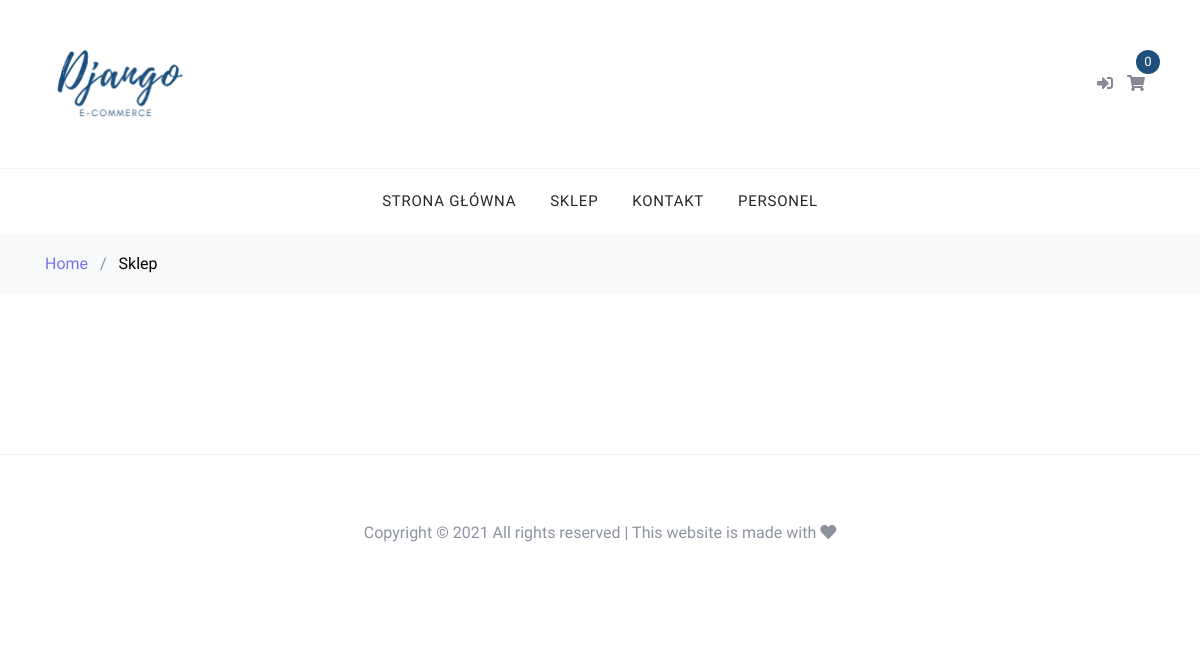
Page /cart/ on the earlier database version.
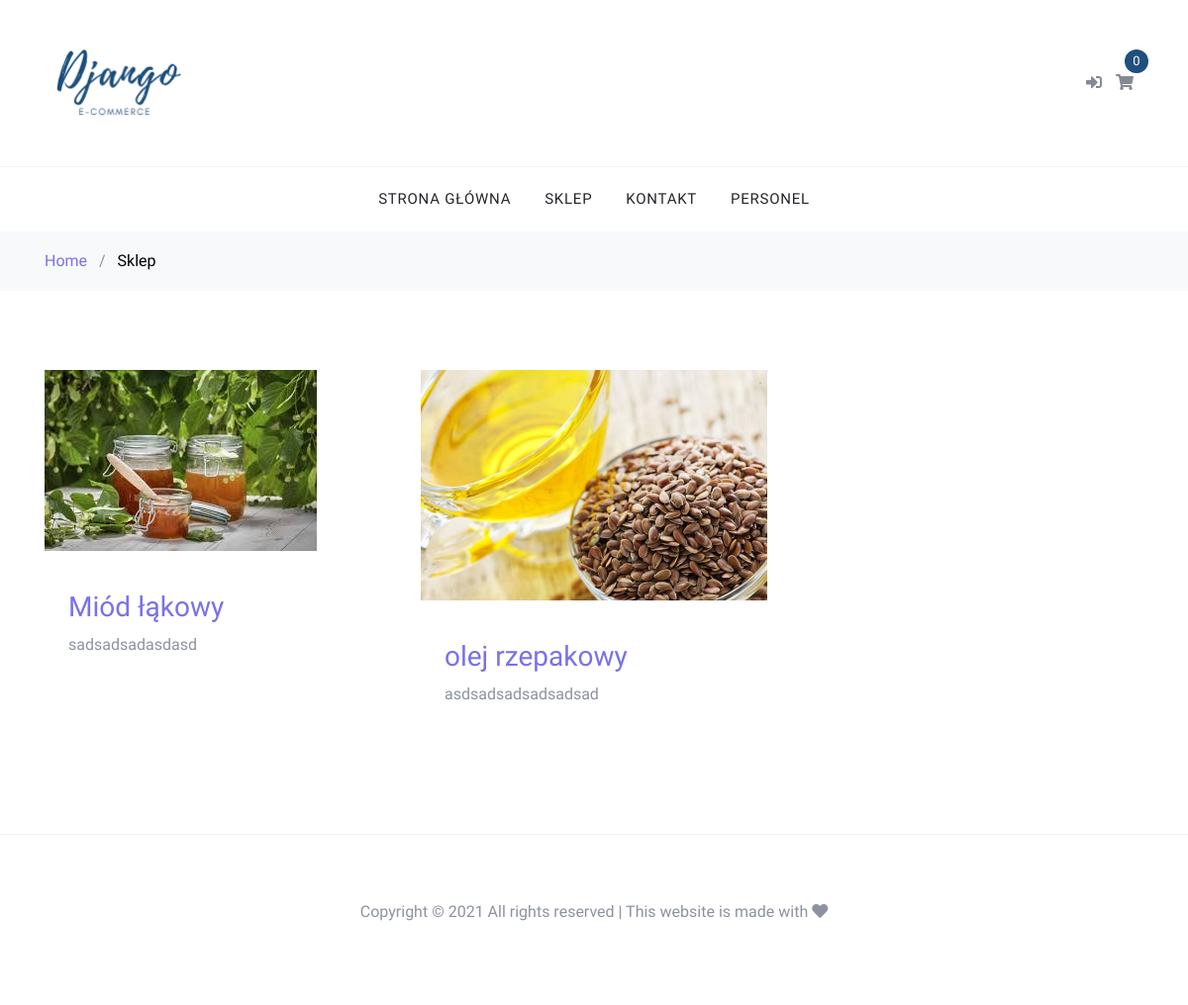
Same page on the later database version.
### cart/models.py (models this page shows, shortened)
class Product(models.Model):
    title = models.CharField(max_length=150)
    slug = models.SlugField(max_length=150, unique=True)
    image = models.ImageField(upload_to='product_images')
    description = models.TextField()
    created = models.DateTimeField(auto_now_add=True)
    updated = models.DateTimeField(auto_now=True)
    active = models.BooleanField(default=False)
    objects = models.Manager()
    products = ProductMenager()
    def get_absolute_url(self):
        return reverse('cart:product-detail', args=[self.slug])

### cart/views.py (the view)
# urls.py: path('', ProductListView.as_view(), name='product-list'),
class ProductListView(generic.ListView):
    queryset = Product.products.all()
    template_name = 'cart/product_list.html'

### templates/cart/product_list.html
{% extends '../base.html' %}
{% load static %}
{% block content %}
    <div class="bg-light py-3">
        <div class="container">
            <div class="row">
                <div class="col-md-12 mb-0">
                    <a href="{% url 'home' %}">Home</a>
                    <span class="mx-2 mb-0">/
                    </span>
                    <strong class="text-black">Sklep</strong>
                </div>
            </div>
        </div>
    </div>
    <div class="site-section">
        <div class="container">
            <div class="row md-5">
                {% for product in object_list %}
                    <div class="col-lg-4 col-md-6 mb-4" data-aos="fade-up">
                        <figure class="block-4-image">
                            <a href="{{ product.get_absolute_url }}"><img src="{{ product.image.url }}" class="img-fluid"></a>
                        </figure>
                        <div class="block-4-text p-4">
                            <a href="{{ product.get_absolute_url }}">
                                <h3>{{ product.title }}</h3>
                            </a>
                            <p class="mb-0">{{ product.description }}</p>
                        </div>
                    </div>
                {% endfor %}
            </div>
        </div>
    </div>
{% endblock %}

### templates/base.html (shortened to what this page needs)
{% load static %}
<!DOCTYPE html>
<html lang="en">
<head>
    <link rel="stylesheet" href="{% static 'fonts/icomoon/style.css' %}">
    <link rel="stylesheet" href="{% static 'css/bootstrap.min.css' %}">
    <link rel="stylesheet" href="{% static 'css/magnific-popup.css' %}">
    <link rel="stylesheet" href="{% static 'css/jquery-ui.css' %}">
    <link rel="stylesheet" href="{% static 'css/owl.carousel.min.css' %}">
    <link rel="stylesheet" href="{% static 'css/owl.theme.default.min.css' %}">
    <link rel="stylesheet" href="{% static 'css/aos.css' %}">
    <link rel="stylesheet" href="{% static 'css/style.css' %}">
    <link rel="stylesheet" href="https://cdnjs.cloudflare.com/ajax/libs/font-awesome/5.12.1/css/all.min.css"
/>
</head>
<body>
<div class="site-wrap">
    <header class="site-navbar" role="banner">
        <div class="site-navbar-top">
            <div class="container">
                <div class="row align-items-center">
                    <div class="col-6 col-md-8 mb-3 mb-md-0 col-md-4 order-1 order-md-2">
                        <div>
                            <a href="{% url 'home' %}">
                                <img class="img-fluid" src="{% static 'images/logo.png' %}" style="max-width: 150px;"/>
                            </a>
                        </div>
                    </div>
                    <div class="col-6 col-md-4 order-3 order-md-3 text-right">
                        <div class="site-top-icons">
                            <ul>
                                <li>
                                    {% if request.user.is_authenticated %}
                                        <a href="/"><span><i class="fas fa-user"></i></span></a>
                                    {% else %}
                                        <a href="/"><span><i
                                                class="fas fa-sign-in-alt"></i></span></a>
                                    {% endif %}
                                </li>
                                <li>
                                    <a href="/" class="site-cart">
                                        <span><i class="fas fa-shopping-cart"></i></span>
                                        <span class="count">0</span>
                                    </a>
                                </li>
                            </ul>
                        </div>
                    </div>
                </div>
            </div>
        </div>
        {% include 'navbar.html' %}
    </header>
    {% block content %}
    {% endblock content %}
    {% include 'footer.html' %}
</div>
</body>
</html>

### templates/navbar.html (shortened to what this page needs)
<nav class="site-navigation text-right text-md-center" role="navigation">
    <div class="container">
        <ul class="site-menu js-clone-nav d-none d-md-block" style="padding: 0;">
            <li><a href="/">Strona Główna</a></li>
            <li><a href="{% url 'cart:product-list' %}">Sklep</a></li>
            <li><a href="{% url 'contact' %}">Kontakt</a></li>
            <li><a href="{% url 'contact' %}">Personel</a></li>
        </ul>
    </div>
</nav>

### templates/footer.html (shortened to what this page needs)
<footer class="site-footer border-top">
    <div class="container">
        <div class="row text-center">
            <div class="col-md-12">
                <p>
                    Copyright &copy;
                    All rights reserved | This website is made with <i class="fas fa-heart"></i>
                </p>
            </div>
        </div>
    </div>
</footer>

### templates/scripts.html (shortened to what this page needs)
{% load static %}

### static/css/style.css (style rules this page uses)
body { line-height: 1.7; color: #8c92a0; font-weight: 300; font-size: 16px; }
a { -webkit-transition: .3s all ease; -o-transition: .3s all ease; transition: .3s all ease; }
.text-black { color: #000; }
.site-wrap:before { -webkit-transition: .3s all ease-in-out; -o-transition: .3s all ease-in-out; transition: .3s all ease-in-out; background: rgba(0, 0, 0, 0.6); content: ""; position: absolute; z-index: 2000; top: 0; left: 0; right: 0; bottom: 0; opacity: 0; visibility: hidden; }
.site-section { padding: 2.5em 0; }
@media (min-width: 768px) { .site-section { padding: 5em 0; } }
.border-top { border-top: 1px solid #edf0f5 !important; }
.site-footer { padding: 4em 0; }
.site-navbar { background: #fff; margin-bottom: 0px; z-index: 1999; position: relative; }
.site-navbar .site-navbar-top { border-bottom: 1px solid #f3f3f4; padding-top: 20px; padding-bottom: 20px; margin-bottom: 0px; }
@media (min-width: 768px) { .site-navbar .site-navbar-top { padding-top: 40px; padding-bottom: 40px; } }
.site-navbar a { color: #868995; }
.site-navbar .site-top-icons ul, .site-navbar .site-top-icons ul li { padding: 0; margin: 0; list-style: none; }
.site-navbar .site-top-icons ul li { display: inline-block; }
.site-navbar .site-top-icons ul li a { margin-right: 10px; }
.site-navbar .site-top-icons ul li a.site-cart { display: block; position: relative; }
.site-navbar .site-top-icons ul li a.site-cart .count { position: absolute; top: 0; right: 0; margin-right: -15px; margin-top: -20px; font-size: 13px; width: 24px; height: 24px; line-height: 24px; border-radius: 50%; display: block; text-align: center; background: #1f4f7c; color: #fff; -webkit-transition: .2s all ease-in-out; -o-transition: .2s all ease-in-out; transition: .2s all ease-in-out; }
.site-navbar .site-navigation .site-menu { margin-bottom: 0; }
.site-navbar .site-navigation .site-menu a { text-decoration: none !important; font-size: 15px; display: inline-block; }
.site-navbar .site-navigation .site-menu > li { display: inline-block; padding: 10px 5px; }
.site-navbar .site-navigation .site-menu > li > a { padding: 10px 10px; text-transform: uppercase; letter-spacing: .05em; color: #25262a; font-size: 15px; text-decoration: none !important; }
.site-mobile-menu .site-nav-wrap { padding: 0; margin: 0; list-style: none; position: relative; }
.site-mobile-menu .site-nav-wrap a { padding: 10px 20px; display: block; position: relative; color: #212529; }
.site-mobile-menu .site-nav-wrap li { position: relative; display: block; }
.site-mobile-menu .site-nav-wrap > li { display: block; position: relative; float: left; width: 100%; }
.site-mobile-menu .site-nav-wrap > li > a { padding-left: 20px; font-size: 20px; }

Differences in the rows shown:
added Product: image (picture), title "Miód łąkowy", description "sadsadsadasdasd"
added Product: image (picture), title "olej rzepakowy", description "asdsadsadsadsadsad"
